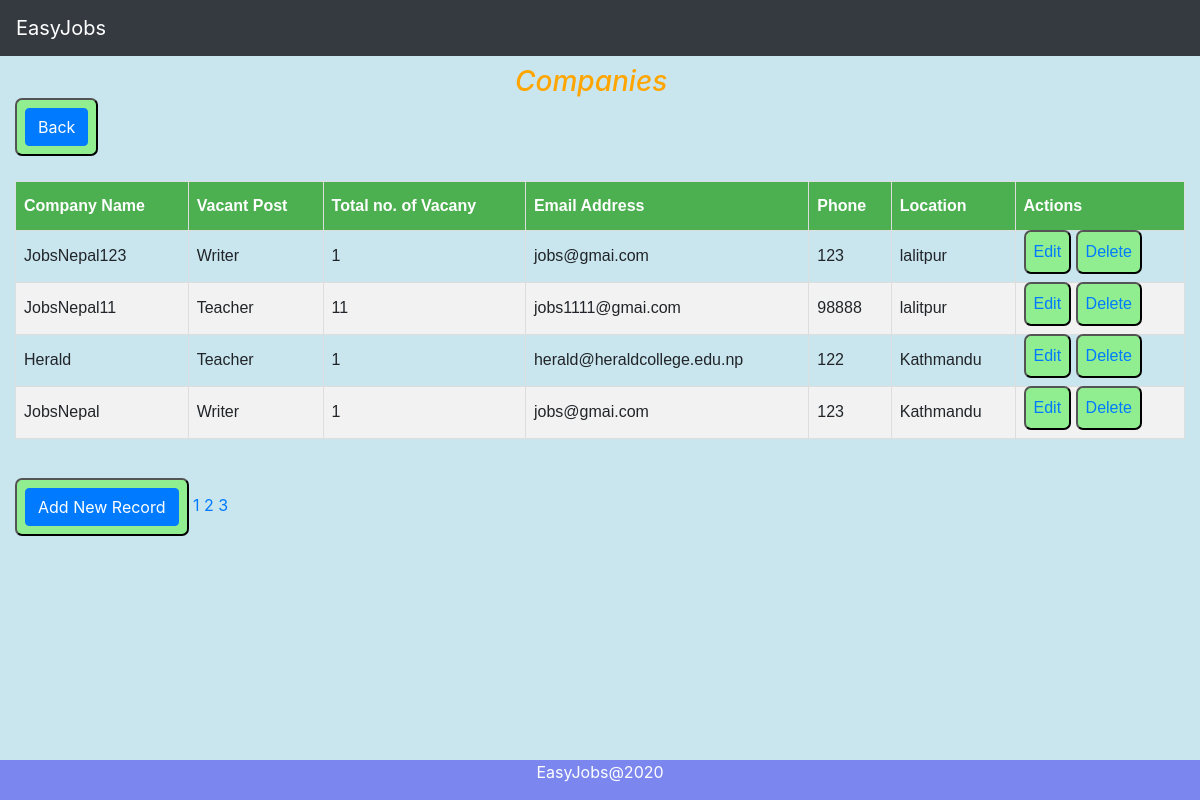
The page /show on the database its author committed.
### easyjob/models.py (models this page shows, shortened)
class Company(models.Model):
    cCompanyName=models.CharField(max_length=100)
    cVacantPost=models.CharField(max_length=100)
    cVacancyNumber=models.IntegerField()
    cEmail=models.EmailField(max_length=100)
    cMobile=models.IntegerField()
    cLocation=models.CharField(max_length=50)
    objects= CompanyManager()
    class Meta:
        db_table="Company"

### easyjob/views.py (the view)
# urls.py: path('show',views.show, name="show"),
def show(request):
    employees = Company.objects.all()
    return render(request,"show.html",{'employees':employees})

### templates/show.html (shortened to what this page needs)
{% extends 'base.html' %}
{% load static %}
{% block content %}
<head>
</head>
<body>
<h3 style="margin-left:500px;margin-top:65px;  font-style: oblique; color: orange;">Companies</h3>
<button><a href="/" class="btn btn-primary">Back</a>  </button>
<table style="margin-top: 25px;" id="show">
    <thead>
    <tr>
        <th>Company Name</th>
        <th>Vacant Post</th>
        <th>Total no. of Vacany</th>
        <th>Email Address</th>
        <th>Phone</th>
        <th>Location</th>
        {% if user.is_authenticated %}
        {% else %}
        <th>Actions</th>
        {% endif %}
    </tr>
    </thead>
    <tbody>
{% for employee in employees %}
    <tr>
        <td>{{ employee.cCompanyName }}</td>
        <td>{{ employee.cVacantPost }}</td>
        <td>{{ employee.cVacancyNumber }}</td>
        <td>{{ employee.cEmail }}</td>
        <td>{{ employee.cMobile }}</td>
        <td>{{ employee.cLocation}}</td>
        {% if user.is_authenticated %}
        {% else %}
        <td>
            <button><a href="/edit/{{ employee.id }}"><span >Edit</span></a> </button>
            <button> <a href="/delete/{{ employee.id }}">Delete</a>  </button>
        </td>
        {% endif %}
    </tr>
{% endfor %}
    </tbody>
</table >
<br>
<br>
{% if user.is_authenticated %}
{% else %}
<button><a href="/company/" class="btn btn-primary">Add New Record</a>  </button>
{% endif %}
<a href="/show/pagination/5/1">1</a>
<a href="/show/pagination/5/2">2</a>
<a href="/show/pagination/5/3">3</a>
</body>
{% endblock %}

### templates/base.html (shortened to what this page needs)
{% load static %}
<!DOCTYPE html>
<html lang="en">
<head>
    <link rel="stylesheet" type="text/css" href="{% static 'styles/indexstyle.css' %}">
    <link rel="stylesheet" type="text/css" href="{% static 'styles/bootstrap4/bootstrap.min.css' %}">
</head>
<body style="background-color: rgb(201, 229, 238)">
  <div class="container-fluid">
    <nav class="navbar navbar-expand-lg navbar-dark fixed-top bg-dark">
      <a class="navbar-brand" href="#">EasyJobs</a>
    </nav>
{% block content %}
{% endblock %}
  </div>
  <div class="footer">
      <p>EasyJobs@2020</p>
      </div>
</body>
</html>

### static/styles/indexstyle.css (style rules this page uses)
.footer { position: fixed; bottom: 0; width: 100%; color: white; text-align: center; box-sizing: border-box; }

### templates/base.html (style rules this page uses)
.footer { background-color: rgb(123, 135, 238); }

### templates/show.html (style rules this page uses)
button { background-color:lightgreen; padding: 8px; border-radius: 7px; margin-top: -9px; }
#show { font-family: "Trebuchet MS", Arial, Helvetica, sans-serif; border-collapse: collapse; width: 100%; }
#show td, #show th { border: 1px solid #ddd; padding: 8px; }
#show tr:nth-child(even) { background-color: #f2f2f2; }
#show th { padding-top: 12px; padding-bottom: 12px; text-align: left; background-color: #4CAF50; color: white; }

### rows shown on the page
Company: cCompanyName "JobsNepal123", cVacantPost "Writer", cVacancyNumber "1", cEmail "jobs@gmai.com", cMobile "123", cLocation "lalitpur"
Company: cCompanyName "JobsNepal11", cVacantPost "Teacher", cVacancyNumber "11", cEmail "jobs1111@gmai.com", cMobile "98888", cLocation "lalitpur"
Company: cCompanyName "Herald", cVacantPost "Teacher", cVacancyNumber "1", cEmail "herald@heraldcollege.edu.np", cMobile "122", cLocation "Kathmandu"
Company: cCompanyName "JobsNepal", cVacantPost "Writer", cVacancyNumber "1", cEmail "jobs@gmai.com", cMobile "123", cLocation "Kathmandu"
